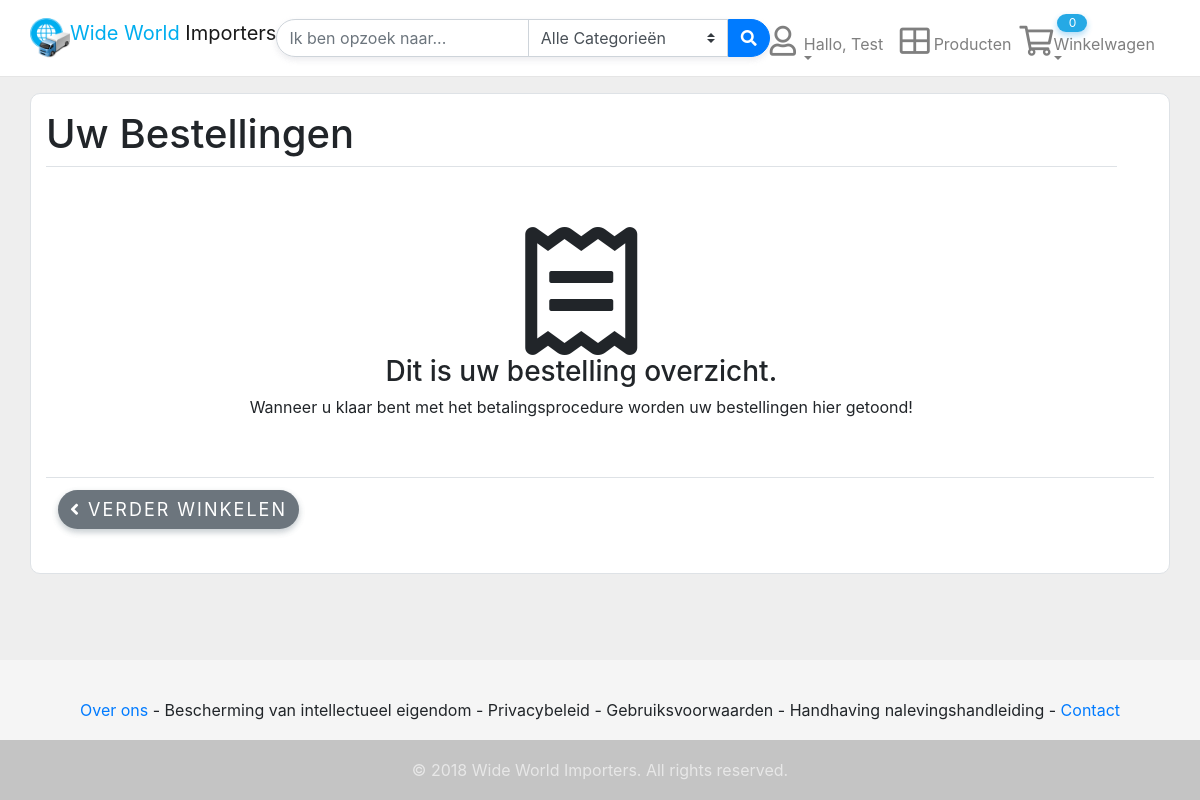
/Invoices.php (signed in), run on an earlier commit of the app's database.
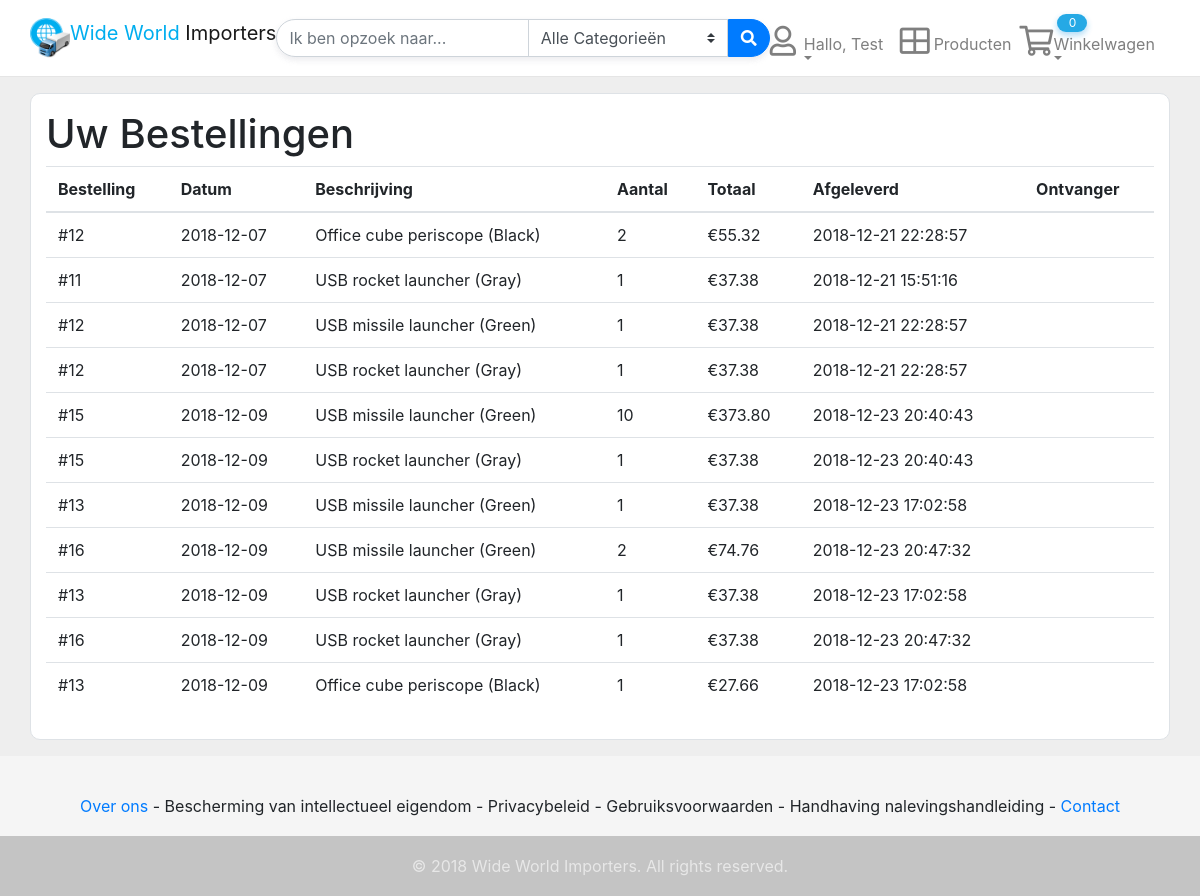
And on a later commit of the database.
### tables this page shows
CREATE TABLE `invoicelines` (
	`InvoiceLineID` int(11) NOT NULL,
	`InvoiceID` int(11) NOT NULL,
	`StockItemID` int(11) NOT NULL,
	`Description` varchar(100) NOT NULL,
	`Quantity` int(11) NOT NULL
);

CREATE TABLE `invoices` (
	`InvoiceID` int(11) NOT NULL,
	`CustomerID` int(11) NOT NULL,
	`BillToCustomerID` int(11) NOT NULL,
	`InvoiceDate` date NOT NULL,
	`CustomerPurchaseOrderNumber` varchar(20) DEFAULT NULL,
	`TotalDryItems` int(11) NOT NULL,
	`TotalChillerItems` int(11) DEFAULT NULL,
	`ConfirmedDeliveryTime` datetime DEFAULT NULL,
	`ConfirmedReceivedBy` varchar(4000) DEFAULT NULL,
	`LastEditedWhen` datetime NOT NULL DEFAULT CURRENT_TIMESTAMP
);

CREATE TABLE `stockitems` (
	`StockItemID` int(11) NOT NULL,
	`StockItemName` varchar(100) NOT NULL,
	`ColorID` int(11) DEFAULT NULL,
	`UnitPackageID` int(11) NOT NULL,
	`OuterPackageID` int(11) NOT NULL,
	`Brand` varchar(50) DEFAULT NULL,
	`Size` varchar(20) DEFAULT NULL,
	`LeadTimeDays` int(11) NOT NULL,
	`QuantityPerOuter` int(11) NOT NULL,
	`IsChillerStock` tinyint(1) NOT NULL,
	`TaxRate` decimal(18,3) NOT NULL,
	`UnitPrice` decimal(18,2) NOT NULL,
	`RecommendedRetailPrice` decimal(18,2) DEFAULT NULL,
	`TypicalWeightPerUnit` decimal(18,3) NOT NULL,
	`MarketingComments` longtext,
	`InternalComments` longtext,
	`Photo` longtext,
	`YouTubeID` varchar(45) DEFAULT NULL,
	`CustomFields` longtext,
	`Tags` longtext,
	`SearchDetails` longtext NOT NULL,
	`ValidFrom` datetime NOT NULL,
	`ValidTo` datetime NOT NULL
);

### inc/Autoload.php (called while the page is built, shortened)
<?php
	spl_autoload_register(function($className) {
		$className = str_replace("\\", DIRECTORY_SEPARATOR, $className);
	});

### class/DB.php (called while the page is built, shortened)
<?php
	class DB {
		protected static $instance;
		protected $pdo;
		protected function __construct() {
			$opt  = array(
				PDO::ATTR_ERRMODE            => PDO::ERRMODE_EXCEPTION,
				PDO::ATTR_DEFAULT_FETCH_MODE => PDO::FETCH_ASSOC,
				PDO::ATTR_EMULATE_PREPARES   => FALSE,
			);
			$dsn = 'mysql:host='.DB_HOST.';dbname='.DB_NAME.';charset='.DB_CHAR;
			try {
				$this->pdo = new PDO($dsn, DB_USER, DB_PASS, $opt);
			} catch (PDOException $e) {
				echo 'Connection failed: ' . $e->getMessage();
			}
		}
		public static function instance() {
			if (self::$instance === null) {
				self::$instance = new self;
			}
			return self::$instance;
		}
		public function run($sql, $args = []) {
			if (!$args) {
				return $this->pdo->query($sql);
			}
			$stmt = $this->pdo->prepare($sql);
			$stmt->execute($args);
			return $stmt;
		}
	}

### class/Invoice.php (called while the page is built, shortened)
<?php
	class Invoice {
		protected $db;
		public function __construct() {
			$this->db = DB::instance();
		}
		public function getInvoicesFor($userId) {
			$sql = "SELECT I.InvoiceID, I.InvoiceDate, I.CustomerPurchaseOrderNumber, I.ConfirmedDeliveryTime, I.ConfirmedReceivedBy, IL.Description, IL.Quantity, S.RecommendedRetailPrice
					FROM invoices I
					JOIN invoicelines IL ON I.InvoiceID = IL.InvoiceID
					JOIN stockitems S ON IL.StockItemID = S.StockItemID
					WHERE I.CustomerID = ?
					ORDER BY I.InvoiceDate";
			$result = $this->db->run($sql, [$userId])->fetchAll();
			$this->data = $result;
		}
	}

### Invoices.php (the view, shortened to what this page needs)
<?php
	include_once "inc/Autoload.php";
	$currentPage = "invoice";
	include "inc/Header.php";
	$userId = $_SESSION["user"]["user_id"];
	$invoice = new Invoice();
	$invoice->getInvoicesFor($userId);
	$invoices = $invoice->data;
?>
<main>
	<div class="container bg-white py-3 border br-10">
		<h1>Uw Bestellingen</h1>
		<?php if ($invoices != []) { ?>
			<table id="invoiceTable" class="table table-hover table-condensed">
				<thead>
					<tr>
						<th>Bestelling</th>
						<th>Datum</th>
						<th>Beschrijving</th>
						<th>Aantal</th>
						<th>Totaal</th>
						<th>Afgeleverd</th>
						<th>Ontvanger</th>
					</tr>
				</thead>
				<tbody>
				<?php
					foreach ($invoices as $invoice) {
						?>
						<tr id="listItem">
							<td data-th="Bestelling">
								<span>#<?php echo $invoice['CustomerPurchaseOrderNumber'] ?></span>
							</td>
							<td data-th="Datum">
								<span><?php echo $invoice['InvoiceDate'] ?></span>
							</td>
							<td data-th="Beschrijving">
								<span><?php echo $invoice["Description"]?></span>
							</td>
							<td data-th="Aantal">
								<span><?php echo $invoice['Quantity'] ?></span>
							</td>
							<td data-th="Totaal">
								<span>€<?php printf("%.2f", ($invoice['RecommendedRetailPrice'] * $invoice['Quantity'])) ?></span>
							</td>
							<td data-th="Afgeleverd">
								<span><?php echo $invoice['ConfirmedDeliveryTime'] ?></span>
							</td>
							<td data-th="Ontvangen door">
							</td>
						</tr>
						<?php
					}
				?>
				</tbody>
			</table>
			<?php } else { ?>
			<table class="table table-hover table-condensed">
				<tbody>
					<tr id="listItem">
						<td data-th="Product">
							<span class="text-center d-block my-5">
								<i class="far fa-receipt" style="font-size: 128px;"></i>
								<h3>Dit is uw bestelling overzicht.</h3>
								<p>Wanneer u klaar bent met het betalingsprocedure worden uw bestellingen hier getoond!</p>
							</span>
						</td>
					</tr>
				</tbody>
				<tfoot>
					<tr>
						<td><a href="ProductList.php" class="btn btn-secondary btn-secondary-custom"><i class="fa fa-angle-left"></i> Verder winkelen</a></td>
						<td colspan="2" class="hidden-xs"></td>
					</tr>
				</tfoot>
			</table>
		<?php } ?>
	</div>
</main>
<?php
	include "inc/Footer.php";
?>

### inc/Header.php (shortened to what this page needs)
<html>
<head>
	<link rel="stylesheet" href="css/style.css">
	<link rel="stylesheet" href="css/fontawesome.min.css">
	<link rel="stylesheet" href="css/bootstrap.min.css">
</head>
<body>
	<nav class="navbar navbar-expand-lg navbar-light">
		<div class="container px-0">
            <a class="navbar-brand mx-0" href="index.php">
                <img src="pictures/WideWorldImportersLogo.png" width="40" height="40" class="d-inline-block align-top" alt="WideWorldImporters"><span class="align-middle d-none d-sm-inline-block"><span style="color: #00aeef;">Wide World</span> Importers</span>
            </a>
			<div class="collapse navbar-collapse" id="navbarSupportedContent">
                <form class="form-inline my-2 my-lg-0 mx-auto">
                    <div class="input-group search-main w-100">
                        <input id="search" class="form-control search" type="search" placeholder="Ik ben opzoek naar..." aria-label="Search" autocomplete="off" spellcheck="false">
                        <div class="input-group-append">
                            <select id="category" class="browser-default custom-select" name="category">
	                            <option value="0" selected>Alle Categorieën</option>
                            </select>
                            <button class="btn btn-primary btn-search" type="submit"><i class="fa fa-search text-grey" aria-hidden="true"></i></button>
                        </div>
                    </div>
                </form>
				<ul class="navbar-nav position-relative">
					<?php if (!isset($_SESSION['user']['username'])) { ?>
						<li class="nav-item position-relative">
							<a href="Login.php" class="nav-link pt-4 plx-30">
								<i class="far fa-user nav-icon"></i>
								<span class="pl-1">Login</span>
							</a>
						</li>
					<?php } else { ?>
						<li class="nav-item position-relative dropdown">
							<a href="#!" class="nav-link pt-4 plx-30 dropdown-toggle" data-toggle="dropdown">
								<i class="far fa-user nav-icon"></i>
								<span class="pl-1"><?php echo "Hallo, " . $_SESSION['user']['username'] ?></span>
							</a>
						</li>
					<?php } ?>
					<li class="nav-item position-relative <?php if($currentPage =='product'){echo 'active';}?>">
						<a href="ProductList.php" class="nav-link pt-4 plx-30">
							<i class="far fa-th-large nav-icon"></i>
							<span class="pl-1">Producten</span>
						</a>
					</li>
					<li class="nav-item position-relative dropdown <?php if($currentPage =='cart'){echo 'active';}?>">
						<a href="#!" id="shoppingCartButton" class="nav-link pt-4 plx-30 dropdown-toggle cart" data-toggle="dropdown">
							<i class="far fa-shopping-cart nav-icon"></i>
							<span class="mw-100 of-hidden pl-1">Winkelwagen</span>
						</a>
						<span class="cart-counter mt-1 px-2"><?php echo (!$_SESSION["cart"]["misc"]["total_quantity"]) ? 0 : $_SESSION["cart"]["misc"]["total_quantity"] ?></span>
					</li>
				</ul>
			</div>
		</div>
	</nav>

### inc/Footer.php
	<footer class="page-footer">
		<div class="container">
			<div class="text-center"> <a href="http://localhost/wwi/About_us.php">Over ons</a> - Bescherming van intellectueel eigendom - Privacybeleid - Gebruiksvoorwaarden - Handhaving nalevingshandleiding - <a href="http://localhost/wwi/contact.php">Contact</a> </div>
		</div>
		<div class="footer-copyright text-center">© <?php echo date('Y') ?> Wide World Importers. All rights reserved.</div>
	</footer>
</body>
</html>

### css/style.css (style rules this page uses)
html { position: relative; min-height: 100%; }
body { display: flex; min-height: 100vh; flex-direction: column; }
main { background-color: #EEEEEE; flex: 1 0 auto; padding: 1rem 0; }
.custom-select { width: auto !important; }
#navbarSupportedContent .input-group-append .custom-select { border-radius: 0 !important; }
.search { border-radius: 24px 0 0 24px !important; }
.search-main { border-radius: 24px !important; box-shadow: 0 3px 6px rgba(165, 165, 180, 0.2), 0 3px 6px rgba(245, 245, 245, 0.2); -moz-box-shadow: 0 3px 6px rgba(165, 165, 180, 0.2), 0 3px 6px rgba(245, 245, 245, 0.2); -webkit-box-shadow: 0 3px 6px rgba(165, 165, 180, 0.2), 0 3px 6px rgba(245, 245, 245, 0.2); }
.btn-search { border-radius: 0 24px 24px 0 !important; }
.cart-counter { position: absolute; top: 2px; left: 38px; min-width: 30px; max-height: 18px; font-size: 12px; color: #FFFFFF; display: block; text-align: center; line-height: 18px; -moz-border-radius: 12px; -webkit-border-radius: 12px; border-radius: 12px; background: #25A9E5; box-shadow: 0 3px 6px rgba(30, 136, 229, 0.16), 0 3px 6px rgba(37, 169, 229, 0.23); -moz-box-shadow: 0 3px 6px rgba(30, 136, 229, 0.16), 0 3px 6px rgba(37, 169, 229, 0.23); -webkit-box-shadow: 0 3px 6px rgba(30, 136, 229, 0.16), 0 3px 6px rgba(37, 169, 229, 0.23); }
.nav-icon { position: absolute; bottom: 12px; left: 0; font-size: 30px; }
.plx-30 { padding-left: 30px !important; }
.br-10 { border-radius: 10px; }
.page-footer { padding-top: 20px; width: 100%; line-height: 60px; background-color: #F5F5F5; }
.page-footer .footer-copyright { overflow: hidden; background-color: rgba(0, 0, 0, .2); color: rgba(255, 255, 255, .6); }
.btn-secondary-custom { background: #5F717A; font-size: 18px !important; letter-spacing: 2px !important; color: rgb(255, 255, 255) !important; text-transform: uppercase !important; -moz-border-radius: 24px !important; -webkit-border-radius: 24px !important; border-radius: 24px !important; text-align: center !important; border: none !important; box-shadow: 0 3px 6px rgba(95, 113, 122, 0.16), 0 3px 6px rgba(95, 113, 122, 0.23) !important; -moz-box-shadow: 0 3px 6px rgba(95, 113, 122, 0.16), 0 3px 6px rgba(95, 113, 122, 0.23) !important; -webkit-box-shadow: 0 3px 6px rgba(95, 113, 122, 0.16), 0 3px 6px rgba(95, 113, 122, 0.23) !important; }

What changed in the data, as far as the page shows it:
added invoicelines: InvoiceID.CustomerPurchaseOrderNumber "12", InvoiceID.InvoiceDate "2018-12-07", Description "Office cube periscope (Black)", Quantity "2", $invoice['RecommendedRetailPrice'] * $invoice['Quantity'] "55.32", InvoiceID.ConfirmedDeliveryTime "2018-12-21 22:28:57"
added invoicelines: InvoiceID.CustomerPurchaseOrderNumber "11", InvoiceID.InvoiceDate "2018-12-07", Description "USB rocket launcher (Gray)", Quantity "1", $invoice['RecommendedRetailPrice']*$invoice['Quantity'] "37.38", InvoiceID.ConfirmedDeliveryTime "2018-12-21 15:51:16"
added invoicelines: InvoiceID.CustomerPurchaseOrderNumber "12", InvoiceID.InvoiceDate "2018-12-07", Description "USB missile launcher (Green)", Quantity "1", $invoice['RecommendedRetailPrice']*$invoice['Quantity'] "37.38", InvoiceID.ConfirmedDeliveryTime "2018-12-21 22:28:57"
added invoicelines: InvoiceID.CustomerPurchaseOrderNumber "12", InvoiceID.InvoiceDate "2018-12-07", Description "USB rocket launcher (Gray)", Quantity "1", $invoice['RecommendedRetailPrice']*$invoice['Quantity'] "37.38", InvoiceID.ConfirmedDeliveryTime "2018-12-21 22:28:57"
added invoicelines: InvoiceID.CustomerPurchaseOrderNumber "15", InvoiceID.InvoiceDate "2018-12-09", Description "USB missile launcher (Green)", Quantity "10", $invoice['RecommendedRetailPrice'] * $invoice['Quantity'] "373.80", InvoiceID.ConfirmedDeliveryTime "2018-12-23 20:40:43"
added invoicelines: InvoiceID.CustomerPurchaseOrderNumber "15", InvoiceID.InvoiceDate "2018-12-09", Description "USB rocket launcher (Gray)", Quantity "1", $invoice['RecommendedRetailPrice']*$invoice['Quantity'] "37.38", InvoiceID.ConfirmedDeliveryTime "2018-12-23 20:40:43"
added invoicelines: InvoiceID.CustomerPurchaseOrderNumber "13", InvoiceID.InvoiceDate "2018-12-09", Description "USB missile launcher (Green)", Quantity "1", $invoice['RecommendedRetailPrice']*$invoice['Quantity'] "37.38", InvoiceID.ConfirmedDeliveryTime "2018-12-23 17:02:58"
added invoicelines: InvoiceID.CustomerPurchaseOrderNumber "16", InvoiceID.InvoiceDate "2018-12-09", Description "USB missile launcher (Green)", Quantity "2", $invoice['RecommendedRetailPrice'] * $invoice['Quantity'] "74.76", InvoiceID.ConfirmedDeliveryTime "2018-12-23 20:47:32"
added invoicelines: InvoiceID.CustomerPurchaseOrderNumber "13", InvoiceID.InvoiceDate "2018-12-09", Description "USB rocket launcher (Gray)", Quantity "1", $invoice['RecommendedRetailPrice']*$invoice['Quantity'] "37.38", InvoiceID.ConfirmedDeliveryTime "2018-12-23 17:02:58"
added invoicelines: InvoiceID.CustomerPurchaseOrderNumber "16", InvoiceID.InvoiceDate "2018-12-09", Description "USB rocket launcher (Gray)", Quantity "1", $invoice['RecommendedRetailPrice']*$invoice['Quantity'] "37.38", InvoiceID.ConfirmedDeliveryTime "2018-12-23 20:47:32"
added invoicelines: InvoiceID.CustomerPurchaseOrderNumber "13", InvoiceID.InvoiceDate "2018-12-09", Description "Office cube periscope (Black)", Quantity "1", $invoice['RecommendedRetailPrice']*$invoice['Quantity'] "27.66", InvoiceID.ConfirmedDeliveryTime "2018-12-23 17:02:58"
Also different on the page:
text no longer shown: "Dit is uw bestelling overzicht. Wanneer u klaar bent met het betalingsprocedure worden uw bestellingen hier getoond! VERDER WINKELEN"
text now shown: "Bestelling Datum Beschrijving Aantal Totaal Afgeleverd Ontvanger"
